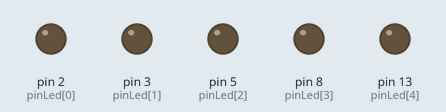
This sketch was run on a simulated Arduino Uno, built with avr-gcc and run on an emulated ATmega328P. Shown: output pins drawn as LEDs (lit = HIGH).

Above: at 0.15 s.
At 1.05 s:
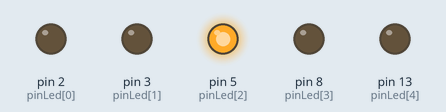
At 2.55 s:
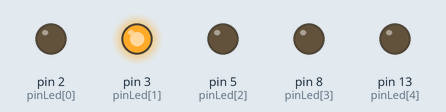
At 4.65 s:
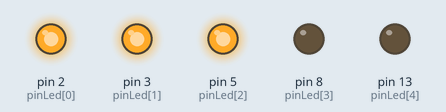
At 6.75 s:
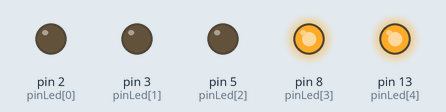
At 9.15 s:
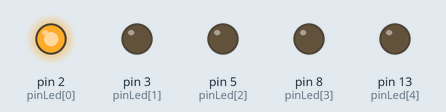
Timing chart, 0 to 9.8 s (numbered marks = the images above):
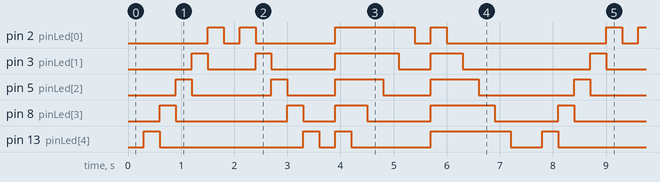

Measured:
- by itself, pin 2 (pinLed[0]): repeats every 7.5 s: LOW 0.30 s, HIGH 0.30 s, LOW 1.5 s, HIGH 1.5 s, LOW 0.30 s, HIGH 0.30 s, LOW 3.0 s, HIGH 0.30 s
- by itself, pin 3 (pinLed[1]): repeats every 7.5 s: LOW 0.90 s, HIGH 0.30 s, LOW 1.2 s, HIGH 1.2 s, LOW 0.60 s, HIGH 0.60 s, LOW 2.4 s, HIGH 0.30 s
- by itself, pin 5 (pinLed[2]): repeats every 7.5 s: LOW 1.5 s, HIGH 0.30 s, 2 × (LOW 0.90 s, HIGH 0.90 s), LOW 1.8 s, HIGH 0.30 s
- by itself, pin 8 (pinLed[3]): repeats every 7.5 s: LOW 2.1 s, HIGH 0.30 s, LOW 0.60 s, HIGH 0.60 s, LOW 1.2 s, HIGH 1.2 s, LOW 1.2 s, HIGH 0.30 s
- by itself, pin 13 (pinLed[4]): repeats every 7.5 s: LOW 2.7 s, HIGH 0.30 s, LOW 0.30 s, HIGH 0.30 s, LOW 1.5 s, HIGH 1.5 s, LOW 0.60 s, HIGH 0.30 s

The sketch:

tableau.ino
```cpp
int pinLed[5] = {2, 3, 5, 8, 13};
boolean affichage[25][5] =
{
  0, 0, 0, 0, 0,
  0, 0, 0, 0, 1,
  0, 0, 0, 1, 0,
  0, 0, 1, 0, 0,
  0, 1, 0, 0, 0,
  1, 0, 0, 0, 0,
  0, 0, 0, 0, 0,
  1, 0, 0, 0, 0,
  0, 1, 0, 0, 0,
  0, 0, 1, 0, 0,
  0, 0, 0, 1, 0,
  0, 0, 0, 0, 1,
  0, 0, 0, 0, 0,
  1, 1, 1, 1, 1,
  1, 1, 1, 1, 0,
  1, 1, 1, 0, 0,
  1, 1, 0, 0, 0,
  1, 0, 0, 0, 0,
  0, 0, 0, 0, 0,
  1, 1, 1, 1, 1,
  0, 1, 1, 1, 1,
  0, 0, 1, 1, 1,
  0, 0, 0, 1, 1,
  0, 0, 0, 0, 1,
  0, 0, 0, 0, 0
};

void setup()
{
  for (int i = 0; i < 5; i++)
  {
    pinMode(pinLed[i], OUTPUT);
    digitalWrite(pinLed[i], LOW);
  }
}


void loop()
{
  for (int i = 0; i < 25; i++)
  {
    for (int p = 0; p < 5; p++)
    {
      boolean etat = affichage[i][p];
      digitalWrite(pinLed[p], etat);
    }
    delay(300);
  }
}
```
